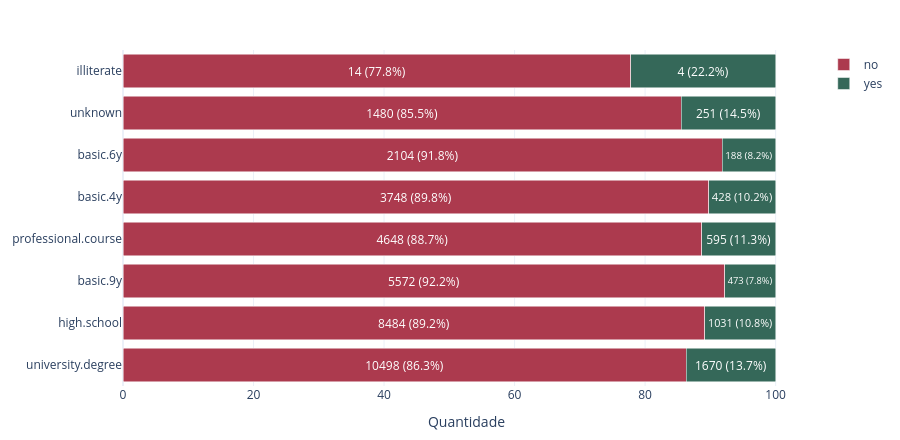

Notebook cell for this chart:
### Code cell
fig = grafico_yes_no(df1, "education")
fig.show()

### Figure 1 — Plotly figure (JSON) as saved in the notebook; plotly's stock layout.template omitted (floating-point values rounded to 4 significant figures)
{"data": [{"customdata": [[3748.0, 89.75, 4176.0], [2104.0, 91.8, 2292.0], [5572.0, 92.18, 6045.0], [8484.0, 89.16, 9515.0], [14.0, 77.78, 18.0], [4648.0, 88.65, 5243.0], [10500.0, 86.28, 12170.0], [1480.0, 85.5, 1731.0]], "hovertemplate": "<b>%{y}</b><br>Resposta: %{fullData.name}<br>Valor: %{customdata[0]:,}<br>Percentual: %{customdata[1]:.1f}%<br>Total da categoria: %{customdata[2]:,}<extra></extra>", "insidetextanchor": "middle", "legendgroup": "no", "marker": {"color": "#ac3a4e", "pattern": {"shape": ""}}, "name": "no", "orientation": "h", "showlegend": true, "text": ["3748 (89.8%)", "2104 (91.8%)", "5572 (92.2%)", "8484 (89.2%)", "14 (77.8%)", "4648 (88.7%)", "10498 (86.3%)", "1480 (85.5%)"], "textposition": "inside", "type": "bar", "x": [89.75, 91.8, 92.18, 89.16, 77.78, 88.65, 86.28, 85.5], "xaxis": "x", "y": ["basic.4y", "basic.6y", "basic.9y", "high.school", "illiterate", "professional.course", "university.degree", "unknown"], "yaxis": "y"}, {"customdata": [[428.0, 10.25, 4176.0], [188.0, 8.202, 2292.0], [473.0, 7.825, 6045.0], [1031.0, 10.84, 9515.0], [4.0, 22.22, 18.0], [595.0, 11.35, 5243.0], [1670.0, 13.72, 12170.0], [251.0, 14.5, 1731.0]], "hovertemplate": "<b>%{y}</b><br>Resposta: %{fullData.name}<br>Valor: %{customdata[0]:,}<br>Percentual: %{customdata[1]:.1f}%<br>Total da categoria: %{customdata[2]:,}<extra></extra>", "insidetextanchor": "middle", "legendgroup": "yes", "marker": {"color": "#356859", "pattern": {"shape": ""}}, "name": "yes", "orientation": "h", "showlegend": true, "text": ["428 (10.2%)", "188 (8.2%)", "473 (7.8%)", "1031 (10.8%)", "4 (22.2%)", "595 (11.3%)", "1670 (13.7%)", "251 (14.5%)"], "textposition": "inside", "type": "bar", "x": [10.25, 8.202, 7.825, 10.84, 22.22, 11.35, 13.72, 14.5], "xaxis": "x", "y": ["basic.4y", "basic.6y", "basic.9y", "high.school", "illiterate", "professional.course", "university.degree", "unknown"], "yaxis": "y"}], "layout": {"barmode": "stack", "height": 440, "legend": {"title": {}, "tracegroupgap": 0}, "margin": {"b": 20, "l": 20, "r": 20, "t": 50}, "xaxis": {"anchor": "y", "domain": [0, 1], "title": {"text": "Quantidade"}}, "yaxis": {"anchor": "x", "categoryarray": ["university.degree", "high.school", "basic.9y", "professional.course", "basic.4y", "basic.6y", "unknown", "illiterate"], "categoryorder": "array", "domain": [0, 1], "title": {}}}}
